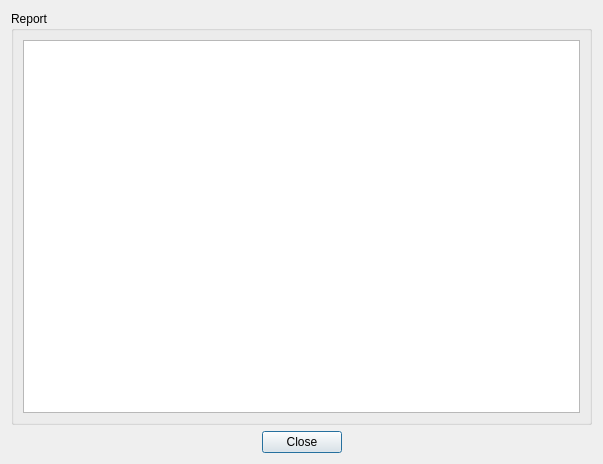
<?xml version="1.0" encoding="UTF-8"?>
<ui version="4.0">
 <class>LoggerDlg</class>
 <widget class="QDialog" name="LoggerDlg">
  <property name="geometry">
   <rect>
    <x>0</x>
    <y>0</y>
    <width>603</width>
    <height>464</height>
   </rect>
  </property>
  <property name="windowTitle">
   <string>Dialog</string>
  </property>
  <layout class="QVBoxLayout" name="verticalLayout">
   <item>
    <widget class="QGroupBox" name="groupBox">
     <property name="title">
      <string>Report</string>
     </property>
     <layout class="QVBoxLayout" name="verticalLayout_2">
      <item>
       <widget class="QPlainTextEdit" name="logText">
        <property name="font">
         <font>
          <family>Courier New</family>
          <pointsize>10</pointsize>
         </font>
        </property>
        <property name="readOnly">
         <bool>true</bool>
        </property>
        <property name="plainText">
         <string notr="true"/>
        </property>
       </widget>
      </item>
     </layout>
    </widget>
   </item>
   <item>
    <widget class="QDialogButtonBox" name="buttonBox">
     <property name="orientation">
      <enum>Qt::Horizontal</enum>
     </property>
     <property name="standardButtons">
      <set>QDialogButtonBox::Close</set>
     </property>
     <property name="centerButtons">
      <bool>true</bool>
     </property>
    </widget>
   </item>
  </layout>
 </widget>
 <resources/>
 <connections>
  <connection>
   <sender>buttonBox</sender>
   <signal>accepted()</signal>
   <receiver>LoggerDlg</receiver>
   <slot>accept()</slot>
   <hints>
    <hint type="sourcelabel">
     <x>248</x>
     <y>254</y>
    </hint>
    <hint type="destinationlabel">
     <x>157</x>
     <y>274</y>
    </hint>
   </hints>
  </connection>
  <connection>
   <sender>buttonBox</sender>
   <signal>rejected()</signal>
   <receiver>LoggerDlg</receiver>
   <slot>reject()</slot>
   <hints>
    <hint type="sourcelabel">
     <x>316</x>
     <y>260</y>
    </hint>
    <hint type="destinationlabel">
     <x>286</x>
     <y>274</y>
    </hint>
   </hints>
  </connection>
 </connections>
</ui>
